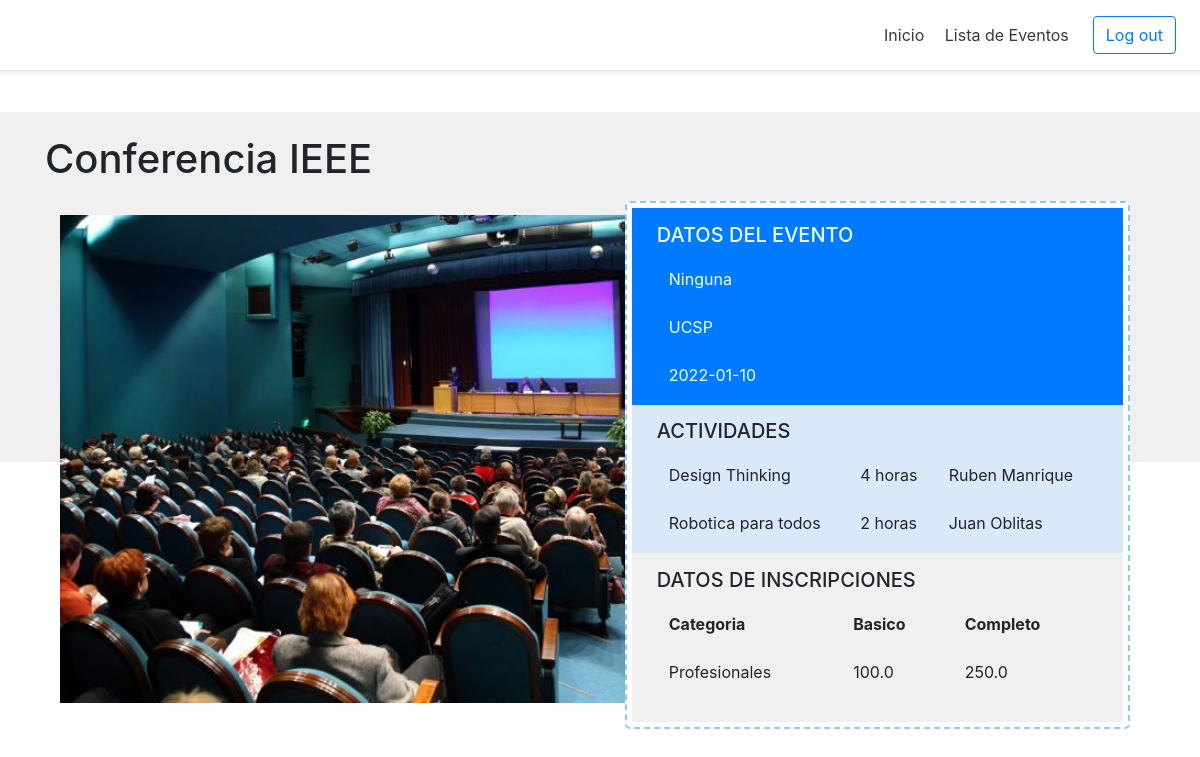
The page /visualizarEvento/4 (signed in) on the database its author committed.
### models.py (models this page shows)
class Evento(db.Model):
    id = db.Column(db.Integer, primary_key=True)
    nombre = db.Column(db.String(100), nullable=False)
    tipo = db.Column(db.String(100), nullable=False)
    descripcion = db.Column(db.String(130), nullable=False)
    lugar = db.Column(db.String(100), nullable=False)
    estado = db.Column(db.String(20), default="Borrador")
    fechaCreacion = db.Column(db.Date, default=datetime.utcnow)
    fechaPreInscripcion = db.Column(db.Date)
    fechaAprtrInscripcion = db.Column(db.Date)
    fechaLmtDscnto = db.Column(db.Date)
    fechaCierreInscripcion = db.Column(db.Date)
    fechaInicio = db.Column(db.Date)
    fechaFin = db.Column(db.Date)
    cntInscritos = db.Column(db.Integer, default=0)
    cntPreInscritos = db.Column(db.Integer, default=0)
    prcntjDscnto = db.Column(db.Float, default=0)
    plantilla = db.Column(db.Boolean, default=False)
    actividades = db.relationship('Actividad', backref='evento', lazy=True)
    usuarios_eventos = db.relationship('Usuario_Evento', backref='evento', lazy=True)
    movimientos = db.relationship('Movimiento', backref='evento', lazy=True)
    categorias = db.relationship('Categoria', backref='evento', lazy=True)
    paquetes = db.relationship('Paquete', backref='evento', lazy=True)

class Actividad(db.Model):
    id = db.Column(db.Integer, primary_key = True)
    nombre = db.Column(db.String(30), nullable=False)
    tipo = db.Column(db.String(30))
    descripcion = db.Column(db.String(130))
    consideraciones = db.Column(db.String(100))
    fechaInicio = db.Column(db.DateTime)
    fechaFin = db.Column(db.DateTime)
    ponente = db.Column(db.String(50))
    idEvento = db.Column(db.Integer, db.ForeignKey('evento.id'), nullable=False)
    ambientes = db.relationship('Ambiente', backref='actividad', lazy = True)
    materiales = db.relationship('Material', backref='actividad', lazy = True)

class Paquete(db.Model):
    id = db.Column(db.Integer, primary_key = True)
    nombre = db.Column(db.String(30), nullable=False)
    idEvento = db.Column(db.Integer, db.ForeignKey('evento.id'), nullable=False)
    cat_pqt = db.relationship('Categoria_Paquete', backref='paquete', lazy = True)

class Categoria(db.Model):
    id = db.Column(db.Integer, primary_key = True)
    nombre = db.Column(db.String(30), nullable=False)
    idEvento = db.Column(db.Integer, db.ForeignKey('evento.id'), nullable=False)
    cat_pqt = db.relationship('Categoria_Paquete', backref='categoria', lazy = True)

class Categoria_Paquete(db.Model):
    __tablename__ = 'categoria_paquete'
    id = db.Column(db.Integer, primary_key=True)
    idCategoria = db.Column(db.Integer, db.ForeignKey('categoria.id'), nullable=False)
    idPaquete = db.Column(db.Integer, db.ForeignKey('paquete.id'), nullable=False)
    monto = db.Column(db.Float, nullable = False)
    usuarios_eventos = db.relationship('Usuario_Evento', backref='categoria_paquete', lazy = True)

### app.py (the view)
@app.route('/visualizarEvento/<id>')
def verEvento(id):
    miEvento = Evento.query.get_or_404(id)
    mePuedoInscribir = True
    if 'idUsuario' in session:
        usuario_evento = Usuario_Evento.query.filter_by(
            idUsuario = session['idUsuario'],
            idEvento = id
        ).first()
        if usuario_evento:
            mePuedoInscribir = False
    evento = {
        "id": id,
        "title": miEvento.nombre,
        "descripcion": miEvento.descripcion,
        "lugar": miEvento.lugar,
        "fechas": miEvento.fechaCierreInscripcion
    }
    actividades = []
    datos = Actividad.query.filter_by(
            idEvento = id
        )
    for actividad in datos:
        delta = actividad.fechaFin - actividad.fechaInicio
        duracion = str(delta.seconds//3600) + ' hora'
        if duracion != '1 hora':
            duracion += 's'
        actividades.append({
            "nombre": actividad.nombre,
            "duracion": duracion,
            "ponente": actividad.ponente
        })
    paquete = []
    categoria = []
    categoria_paquete_mtrx = []
    cat_dict = []
    misPaquetes = miEvento.paquetes
    misCategorias = miEvento.categorias
    for pqt_reg in misPaquetes:
        paquete.append(pqt_reg.nombre)
    for cat_reg in misCategorias:
        categoria.append(cat_reg.nombre)
        cat_dict.append({
            "id":cat_reg.id,
            "texto":cat_reg.nombre
        })
    cat_number = 0
    for cat in misCategorias:
        categoria_paquete_mtrx.append([])
        for pqt in misPaquetes:
            misCat_Paq = Categoria_Paquete.query.filter_by(
                idPaquete = pqt.id,
                idCategoria = cat.id
            ).first()
            categoria_paquete_mtrx[cat_number].append(misCat_Paq.monto)
        cat_number += 1
    lens ={
        "Categoria":len(categoria),
    }
    return render_template('SCV-B07VisualizarEventoParticipante.html',
        notShow=True,
        evento=evento,
        actividad=actividades,
        lenActividad=len(actividades),
        categoria_paquete=categoria_paquete_mtrx,
        categorias=len(categoria),
        paquetes=len(paquete),
        paquete=paquete,
        categoria=categoria,
        cat=cat_dict,
        disponible=mePuedoInscribir,
        len=lens,
        tipoUsuario = session['tipoUsuario']
    )

### app.py (called while the page is built)
@app.context_processor
def utility_processor():
    return dict()

### templates/SCV-B07VisualizarEventoParticipante.html (shortened to what this page needs)
{% extends "Layout.html" %}
{% block body %}
<span class="gray"></span>
<br>
<br>
<h1>{{evento.title}}</h1>
<div class="container">
    <div class="row ">
        <div class="col-lg-6 col-sm-2" style="height:61vh;">
            <br>
            <img src="{{ url_for('static', filename='img/visualizarEvento.jpg') }}" style="height:61vh;position: absolute;z-index: -1;overflow-x: hidden;">
        </div>
        <div class="col-lg-6 col-sm-10">
            <div class="marquito" style="padding: 1%;">
                <div class="detallesEvento datosEventos" style="background-color: #007BFF;color: azure;">
                    <h5>DATOS DEL EVENTO</h5>
                    <table class="table table-borderless" style="color: azure;">
                        <tr>
                            <td>{{evento.descripcion}}</td>
                        </tr>
                        <tr>
                            <td>{{evento.lugar}}</td>
                        </tr>
                        <tr>
                            <td>{{evento.fechas}}</td>
                        </tr>
                    </table>
                </div>
                <div id="actividades" class="datosEventos" style="background-color: #DAE9F9;">
                    <h5>ACTIVIDADES</h5>
                    <table class="table table-borderless">
                        <tbody>
                            {% for i in range(lenActividad) %}
                            <tr>
                                <td>{{actividad[i].nombre}}</td>
                                <td>{{actividad[i].duracion}}</td>
                                <td>{{actividad[i].ponente}}</td>
                            </tr>
                            {%endfor%}
                        </tbody>
                    </table>
                </div>
                <div id="paquetes" class="datosEventos" style="background-color: #F0F0F0;margin-bottom:0vh">
                    <h5>DATOS DE INSCRIPCIONES</h5>
                    <table class="table table-borderless">
                        <thead>
                            <tr>
                                <th scope="col">Categoria</th>
                                {%for i in range(paquetes)%}
                                <th scope="col">{{paquete[i]}}</th>
                                {%endfor%}
                            </tr>
                        </thead>
                        <tbody>
                            {% for i in range(categorias) %}
                            <tr>
                                <td scope="row">{{categoria[i]}}</td>
                                {% for j in range(paquetes)%}
                                    <td>{{categoria_paquete[i][j]}}</td>
                                {% endfor %}
                            </tr>
                            {% endfor %}
                        </tbody>
                    </table>
                </div>
            </div>
        </div>
    </div>
</div>
{% endblock %}

### static/css/extra.css (style rules this page uses)
.marquito { margin: 10px; box-sizing: border-box; border: 2.25px solid skyblue; border-style: dashed; border-radius: 5px; background-color: white; }
.datosEventos { margin-bottom: -2.5vh; padding: 3% 5% 2% 5%; }
.gray { top: 14%; left: 0px; position: absolute; height: 350px; width: 100%; background-color: #F0F0F0; display: inline-block; z-index: -2; }

### rows shown on the page
Evento: title "Conferencia IEEE", descripcion "Ninguna", lugar "UCSP", fechas "2022-01-10"
Actividad: nombre "Design Thinking", ponente "Ruben Manrique"
Actividad: nombre "Robotica para todos", ponente "Juan Oblitas"
Paquete: nombre "Basico"
Paquete: nombre "Completo"
Categoria: nombre "Profesionales"
Categoria_Paquete: monto "100.0"
Categoria_Paquete: monto "250.0"

### other values the page prints
{{ actividad[i].duracion }} "4 horas" "2 horas"
